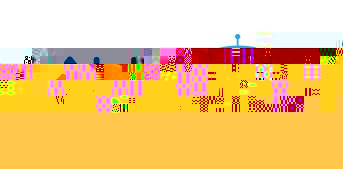
#> input picture src/autobot_astra/scripts/opencv/autobot.jpg, 343 x 169 px
$ python 2_4.py
#> lines starting #> are read from the running program, lines starting #| are printed output that depends on the picture
import cv2
import numpy as np
if __name__ == '__main__':
	img = cv2.imread('autobot.jpg')
#> img is the input picture: shape (169, 343, 3); mean B, G, R 127.5, 199.3, 243.7
	imgInfo = img.shape
#> imgInfo = (169, 343, 3)
	height = imgInfo[0]
#> height = 169
	width = imgInfo[1]
#> width = 343
	deep = imgInfo[2]
#> deep = 3
	newImgInfo = (height*2,width,deep)
#> newImgInfo = (338, 343, 3)
	dst = np.zeros(newImgInfo,np.uint8)#uint8
	for i in range(0,height):
		for j in range(0,width):
			dst[i,j] = img[i,j]
			dst[height*2-i-1,j]   = img[i,j]
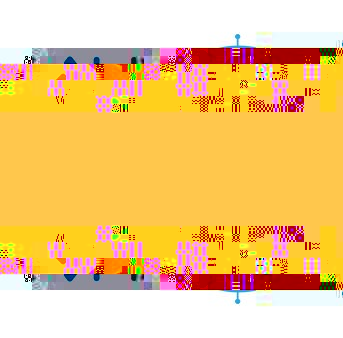
#> dst: shape (338, 343, 3); mean B, G, R 127.5, 199.3, 243.7
	while True :
		cv2.imshow("frame",img)
		cv2.imshow('dst', dst)
		action = cv2.waitKey(10) & 0xFF
#> (key q is pressed here)
		if action == ord('q') or action == 113:
			break
#> (the run stopped early here; a loop or call above may not have finished)
